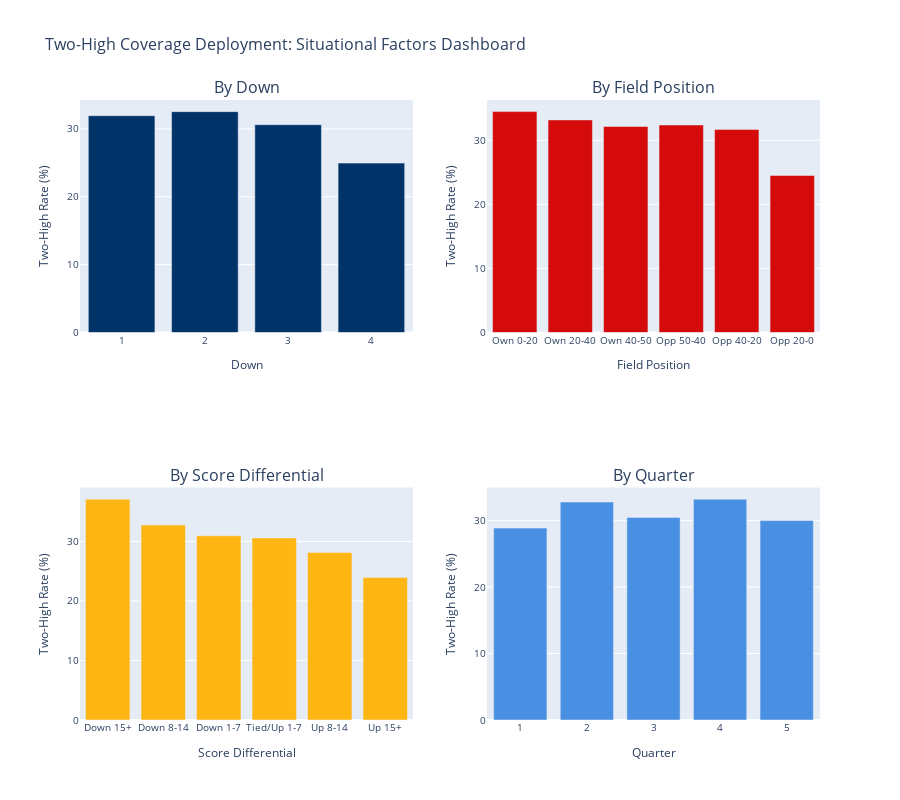

Notebook code for this chart:
### Code cell
# 1.8: Comprehensive Situational Analysis Dashboard
# Create a summary visualization showing all key factors

# Down analysis
down_analysis = pass_plays.groupby('Down').agg({
    'is_two_high': ['mean', 'count']
}).reset_index()
down_analysis.columns = ['Down', 'TwoHigh_Rate', 'Play_Count']

# Create subplot dashboard
fig = make_subplots(
    rows=2, cols=2,
    subplot_titles=('By Down', 'By Field Position', 'By Score Differential', 'By Quarter'),
    specs=[[{"type": "bar"}, {"type": "bar"}],
           [{"type": "bar"}, {"type": "bar"}]]
)

# Down
fig.add_trace(
    go.Bar(x=down_analysis['Down'], y=down_analysis['TwoHigh_Rate']*100, 
           marker_color=NFL_COLORS['primary'], showlegend=False),
    row=1, col=1
)

# Field Position
fig.add_trace(
    go.Bar(x=field_pos_analysis['Field_Zone'], y=field_pos_analysis['TwoHigh_Rate']*100,
           marker_color=NFL_COLORS['secondary'], showlegend=False),
    row=1, col=2
)

# Score Differential
fig.add_trace(
    go.Bar(x=score_analysis['Score_Margin'], y=score_analysis['TwoHigh_Rate']*100,
           marker_color=NFL_COLORS['accent'], showlegend=False),
    row=2, col=1
)

# Quarter
quarter_analysis = pass_plays.groupby('Quarter').agg({
    'is_two_high': 'mean'
}).reset_index()
fig.add_trace(
    go.Bar(x=quarter_analysis['Quarter'], y=quarter_analysis['is_two_high']*100,
           marker_color='#4A90E2', showlegend=False),
    row=2, col=2
)

fig.update_layout(
    title_text="Two-High Coverage Deployment: Situational Factors Dashboard",
    height=800,
    font=dict(size=10),
    title_font_size=16
)

fig.update_xaxes(title_text="Down", row=1, col=1)
fig.update_xaxes(title_text="Field Position", row=1, col=2)
fig.update_xaxes(title_text="Score Differential", row=2, col=1)
fig.update_xaxes(title_text="Quarter", row=2, col=2)

fig.update_yaxes(title_text="Two-High Rate (%)", row=1, col=1)
fig.update_yaxes(title_text="Two-High Rate (%)", row=1, col=2)
fig.update_yaxes(title_text="Two-High Rate (%)", row=2, col=1)
fig.update_yaxes(title_text="Two-High Rate (%)", row=2, col=2)

fig.show()

### Figure 1 — Plotly figure (JSON) as saved in the notebook; plotly's stock layout.template omitted (floating-point values rounded to 4 significant figures)
{"data": [{"marker": {"color": "#013369"}, "showlegend": false, "type": "bar", "x": [1, 2, 3, 4], "xaxis": "x", "y": [31.94, 32.54, 30.62, 24.96], "yaxis": "y"}, {"marker": {"color": "#D50A0A"}, "showlegend": false, "type": "bar", "x": ["Own 0-20", "Own 20-40", "Own 40-50", "Opp 50-40", "Opp 40-20", "Opp 20-0"], "xaxis": "x2", "y": [34.5, 33.2, 32.18, 32.41, 31.72, 24.51], "yaxis": "y2"}, {"marker": {"color": "#FFB612"}, "showlegend": false, "type": "bar", "x": ["Down 15+", "Down 8-14", "Down 1-7", "Tied/Up 1-7", "Up 8-14", "Up 15+"], "xaxis": "x3", "y": [37.11, 32.77, 30.96, 30.59, 28.14, 23.95], "yaxis": "y3"}, {"marker": {"color": "#4A90E2"}, "showlegend": false, "type": "bar", "x": [1, 2, 3, 4, 5], "xaxis": "x4", "y": [28.88, 32.78, 30.47, 33.23, 30.0], "yaxis": "y4"}], "layout": {"annotations": [{"font": {"size": 16}, "showarrow": false, "text": "By Down", "x": 0.225, "xanchor": "center", "xref": "paper", "y": 1, "yanchor": "bottom", "yref": "paper"}, {"font": {"size": 16}, "showarrow": false, "text": "By Field Position", "x": 0.775, "xanchor": "center", "xref": "paper", "y": 1, "yanchor": "bottom", "yref": "paper"}, {"font": {"size": 16}, "showarrow": false, "text": "By Score Differential", "x": 0.225, "xanchor": "center", "xref": "paper", "y": 0.375, "yanchor": "bottom", "yref": "paper"}, {"font": {"size": 16}, "showarrow": false, "text": "By Quarter", "x": 0.775, "xanchor": "center", "xref": "paper", "y": 0.375, "yanchor": "bottom", "yref": "paper"}], "font": {"size": 10}, "height": 800, "title": {"font": {"size": 16}, "text": "Two-High Coverage Deployment: Situational Factors Dashboard"}, "xaxis": {"anchor": "y", "domain": [0, 0.45], "title": {"text": "Down"}}, "xaxis2": {"anchor": "y2", "domain": [0.55, 1], "title": {"text": "Field Position"}}, "xaxis3": {"anchor": "y3", "domain": [0, 0.45], "title": {"text": "Score Differential"}}, "xaxis4": {"anchor": "y4", "domain": [0.55, 1], "title": {"text": "Quarter"}}, "yaxis": {"anchor": "x", "domain": [0.625, 1], "title": {"text": "Two-High Rate (%)"}}, "yaxis2": {"anchor": "x2", "domain": [0.625, 1], "title": {"text": "Two-High Rate (%)"}}, "yaxis3": {"anchor": "x3", "domain": [0, 0.375], "title": {"text": "Two-High Rate (%)"}}, "yaxis4": {"anchor": "x4", "domain": [0, 0.375], "title": {"text": "Two-High Rate (%)"}}}}
